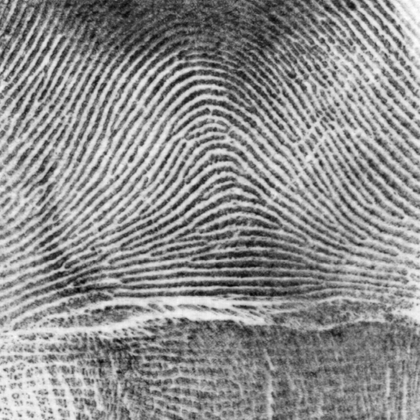
%> input picture 2nd_sem_grad/IMAGEPROCESSING/ExamplesImages/fingerprint.png, 420 x 420 px, shrunk from 512 x 512 before the run
$ octave Assign4_main.m   (GNU Octave 9; MATLAB toolbox functions it lacks are replaced by stand-ins)
%> lines starting %> are read from the running program, lines starting %| are printed output that depends on the picture
### 2nd_sem_grad/IMAGEPROCESSING/BenLarson_Hm4/BlurDegradation.m
function [gblur,Hblur] = BlurDegradation(f)

f = double(f);
M = size(f,1);
N = size(f,2);
sigma_n = max(f(:))*0.05;
sigmaspatial = 4;

sigmafreq = sqrt(1/(4*pi^2*(sigmaspatial/512)^2));
for u=1:size(f,1)
    for v=1:size(f,2)
        Hblur(u,v) = exp(-((u-M/2).^2+(v-N/2).^2)/(2*sigmafreq^2));
    end;
end;
Hblur = ifftshift(Hblur);
gblur = real(ifft2(Hblur.*fft2(f)))+sigma_n*randn(M,N);

### 2nd_sem_grad/IMAGEPROCESSING/BenLarson_Hm4/WeinerReject.m
function Io = WeinerReject(I, H, K)
% I is degraded image
% H is degredation in Fourier domain
% K is SNR

I_bar = fft2(I);
for u=1:size(I_bar,1)
    for v=1:size(I_bar,2)
      G(u,v) =( I_bar(u,v)/H(u,v) * (abs(H(u,v))^2)/(abs(H(u,v))^2 + K));
    end
end
Io = real(ifft2(G));

### 2nd_sem_grad/IMAGEPROCESSING/BenLarson_Hm4/MSE.m
function m = MSE(Io, I)

m = 1./(size(Io,1)*size(Io,2)).*sum(sum(minus(Io,I).^2));

### 2nd_sem_grad/IMAGEPROCESSING/BenLarson_Hm4/Assign4_main.m
%% Assignment 3 main
% Ben Larson
clear all; close all; clc;

I = double(imread('fingerprint.png'));
%> I: size 420x420 double; min 0, max 254, mean 141.5; mean of the top-left, top-right, bottom-left and bottom-right quarters 137.8, 144.5, 151.3, 132.5
[g, H] = BlurDegradation(I);
%> in BlurDegradation, `sigma_n = max(f(:))*0.05;`: sigma_n = 12.7
%> after the loop in BlurDegradation, `for u=1:size(f,1)`:
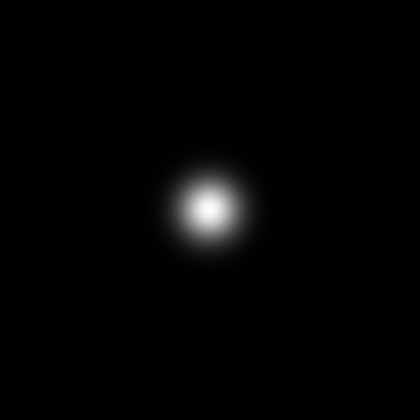
%> Hblur: size 420x420 double; min 7.1e-47, max 1, mean 0.0148
%> in BlurDegradation, `gblur = real(ifft2(Hblur.*fft2(f)))+sigma_n*randn(M,N);`:
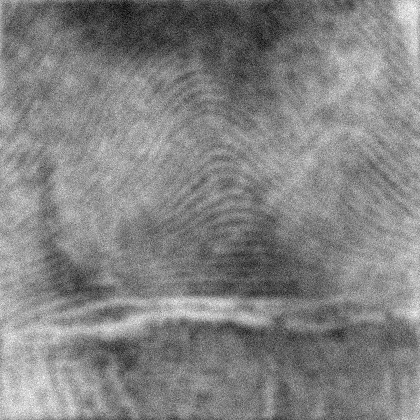
%> gblur: size 420x420 double; min 14.49, max 261.9, mean 141.1; drawn with min black and max white
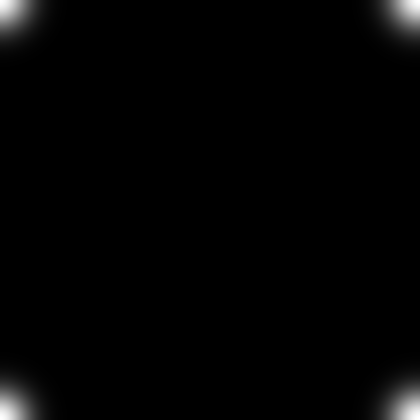
%> H: size 420x420 double; min 7.1e-47, max 1, mean 0.0148; mean of the top-left, top-right, bottom-left and bottom-right quarters 0.0142, 0.0148, 0.0148, 0.0154

K = 0.004;
wr_im = WeinerReject(g,H,K);
%> in WeinerReject, `Io = real(ifft2(G));`:
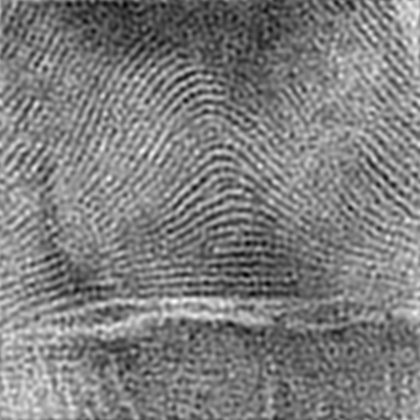
%> Io: size 420x420 double; min -16.22, max 299.7, mean 140.9; drawn with min black and max white
figure(2);
subplot(1,3,1); imagesc(I); colormap gray;
subplot(1,3,2); imagesc(g); colormap gray;
subplot(1,3,3); imagesc(wr_im); colormap gray;
MSE(I, wr_im)
%> in MSE, `m = 1./(size(Io,1)*size(Io,2)).*sum(sum(minus(Io,I).^2));`: m = 877.1
%> ans = 877.1

% [15 lines of commented-out code are left out]

$ run again, with 2nd_sem_grad/IMAGEPROCESSING/ExamplesImages/SegmentationImage.png copied over 2nd_sem_grad/IMAGEPROCESSING/ExamplesImages/fingerprint.png
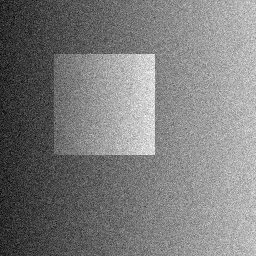
%> input picture 2nd_sem_grad/IMAGEPROCESSING/ExamplesImages/SegmentationImage.png, 256 x 256 px
%> sigma_n = 12.75
%> after the loop in BlurDegradation, `for u=1:size(f,1)`:
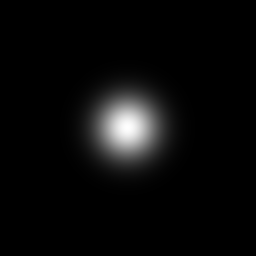
%> Hblur: size 256x256 double; min 7.16e-18, max 1, mean 0.0398
%> in WeinerReject, `Io = real(ifft2(G));`:
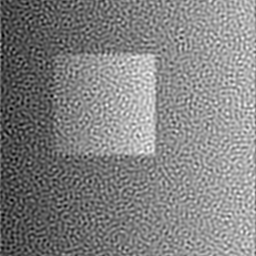
%> Io: size 256x256 double; min -50.92, max 290.2, mean 123.5; drawn with min black and max white
%> m = 1002.6

$ run again, with 2nd_sem_grad/IMAGEPROCESSING/ExamplesImages/TwoObjects1.png copied over 2nd_sem_grad/IMAGEPROCESSING/ExamplesImages/fingerprint.png
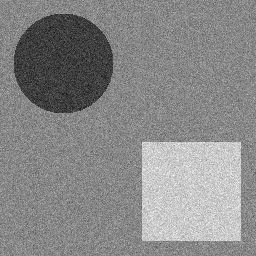
%> input picture 2nd_sem_grad/IMAGEPROCESSING/ExamplesImages/TwoObjects1.png, 256 x 256 px
%> sigma_n = 12.75
%> after the loop in BlurDegradation, `for u=1:size(f,1)`:
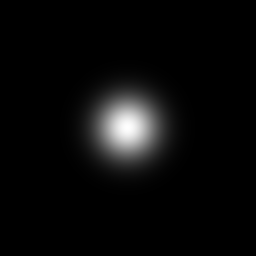
%> Hblur: size 256x256 double; min 7.16e-18, max 1, mean 0.0398
%> in WeinerReject, `Io = real(ifft2(G));`:
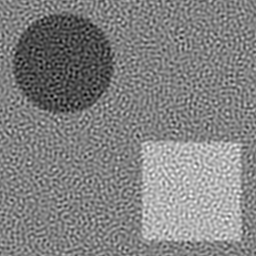
%> Io: size 256x256 double; min -41.64, max 305.5, mean 135.8; drawn with min black and max white
%> m = 980.9
